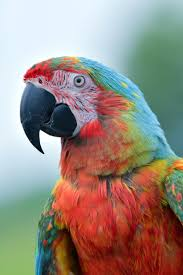
#> input picture Computer-Vision/Photos/Bird.jpg, 183 x 275 px
$ python Histograms.py
#> lines starting #> are read from the running program, lines starting #| are printed output that depends on the picture; after the words box and inside, x2 and y2 are one past the last pixel; in counts of white or black regions, pixels touching at a corner belong together
import cv2 as cv
import matplotlib.pyplot as plt
import numpy as np

img = cv.imread('Photos/Bird.jpg')
#> img is the input picture: shape (275, 183, 3); mean B, G, R 128.5, 137.8, 151.2
cv.imshow('Bird', img)

# gray = cv.cvtColor(img, cv.COLOR_BGR2GRAY)
# cv.imshow('Gray', gray)

blank = np.zeros(img.shape[:2], dtype='uint8')
mask = cv.circle(blank, (img.shape[1]//2, img.shape[0]//2), 100, 255, -1)
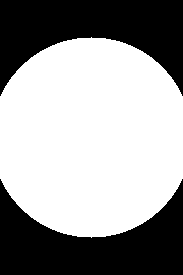
#> blank: shape (275, 183); 60.6% white; 2 black regions, box (x1, y1, x2, y2) and area: (0, 0, 183, 96) 9913, (0, 179, 183, 275) 9913
masked = cv.bitwise_and(img, img, mask=mask)
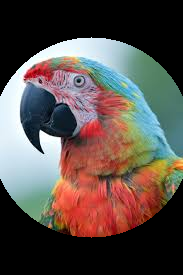
#> masked: shape (275, 183, 3); mean B, G, R 75.2, 79.9, 90.7

# gray_hist = cv.calcHist([gray], [0], mask, [256], [0,256])
plt.figure()
plt.title('Color Histogram')
plt.xlabel('Bins')
plt.ylabel('No. of Pixels')
# plt.plot(gray_hist)
# plt.xlim([0,256])
# plt.show()

# Color Histogram
colors = ('b', 'g', 'r')
for i,col in enumerate(colors):
    hist = cv.calcHist([img], [i], mask, [256], [0,256])
    plt.plot(hist, color=col)
    plt.xlim([0,256])
plt.show()
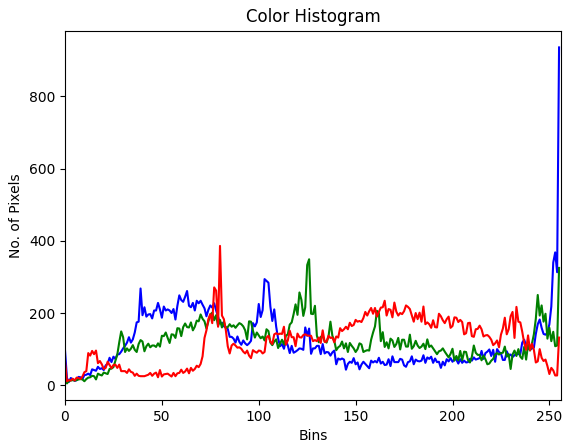
#> figure drawn by matplotlib, 1 panel; curve peaks at x = 255, y = 936; curve peaks at x = 126, y = 349; curve peaks at x = 80, y = 386

cv.waitKey(0)

$ run again, with Computer-Vision/Photos/Face.jpg copied over Computer-Vision/Photos/Bird.jpg
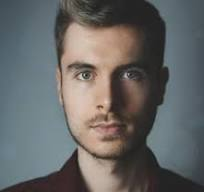
#> input picture Computer-Vision/Photos/Face.jpg, 204 x 192 px
#> img is the input picture: shape (192, 204, 3); mean B, G, R 101.3, 102.1, 101.8
#> `mask = cv.circle(blank, (img.shape[1]//2, img.shape[0]//2), 100, 255, ..`:
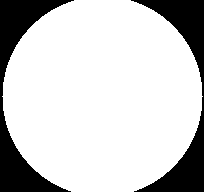
#> blank: shape (192, 204); 79.5% white; 2 black regions, box (x1, y1, x2, y2) and area: (0, 0, 74, 192) 4118, (131, 0, 204, 192) 3926
#> `plt.show()`:
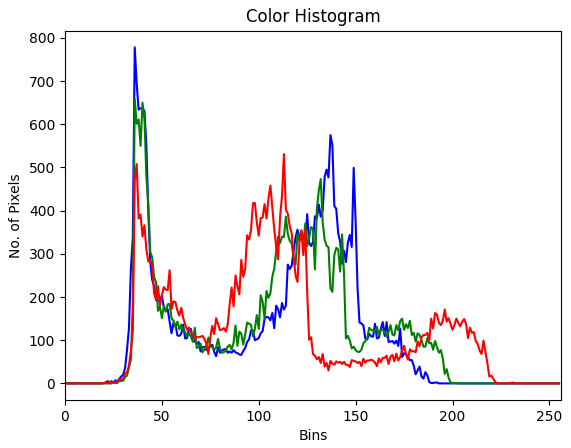
#> figure drawn by matplotlib, 1 panel; curve peaks at x = 36, y = 778; curve peaks at x = 36, y = 658; curve peaks at x = 113, y = 531

$ run again, with Computer-Vision/Photos/Group.jpg copied over Computer-Vision/Photos/Bird.jpg
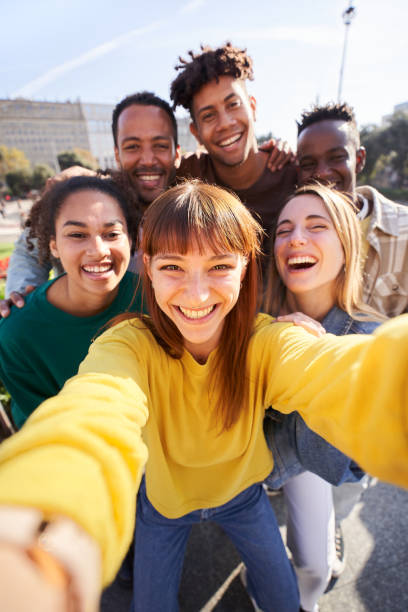
#> input picture Computer-Vision/Photos/Group.jpg, 408 x 612 px
#> img is the input picture: shape (612, 408, 3); mean B, G, R 121.7, 148.1, 169.6
#> `mask = cv.circle(blank, (img.shape[1]//2, img.shape[0]//2), 100, 255, ..`:
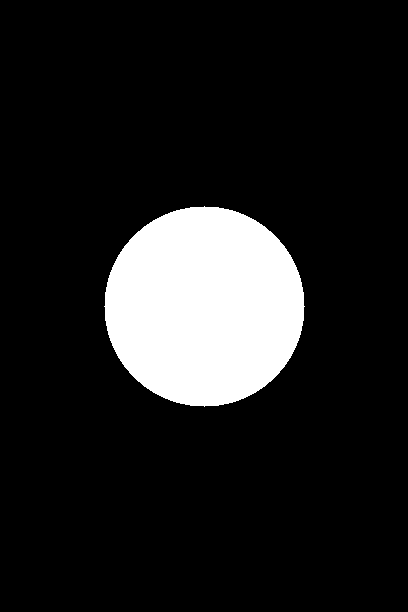
#> blank: shape (612, 408); 12.6% white; 1 white region, box (x1, y1, x2, y2) and area: (104, 206, 305, 407) 31417
#> `plt.show()`:
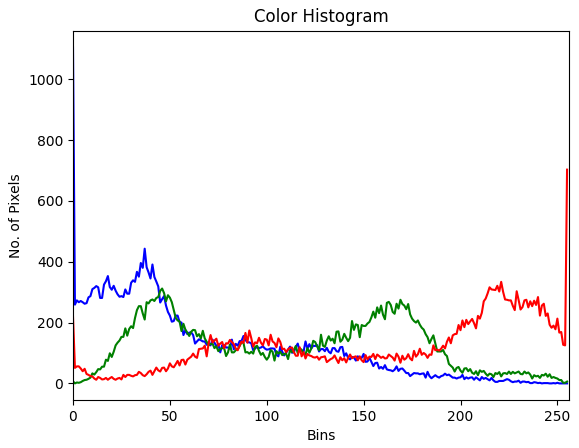
#> figure drawn by matplotlib, 1 panel; curve peaks at x = 0, y = 1105; curve peaks at x = 46, y = 312; curve peaks at x = 255, y = 703
